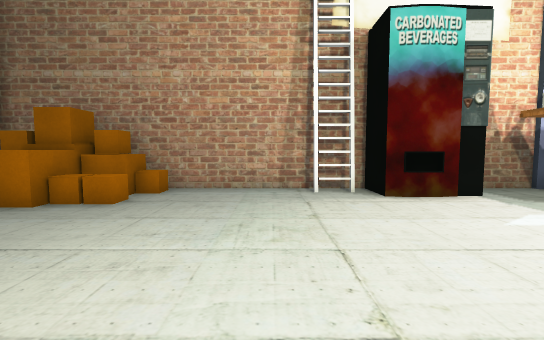
[1] (above)

15 first-person views from a walk through a 3-D level made in the Unity game engine. The camera is 1.2 m above the floor, tilts 4° down and sees 90° across. The floor is counted in squares, 1 m on a side. Each view is taken from the middle of a square. On the plan, view 1 faces up. The plan holds only what a view shows up to about 13 squares ahead; the rest is blank. The place goes on beyond the plan. The player is left out. Some surface patterns are stand-ins.

[2]
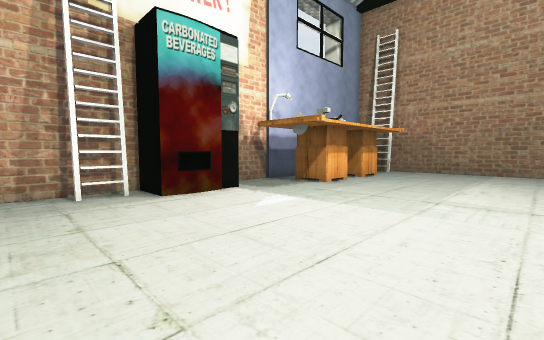

[3]
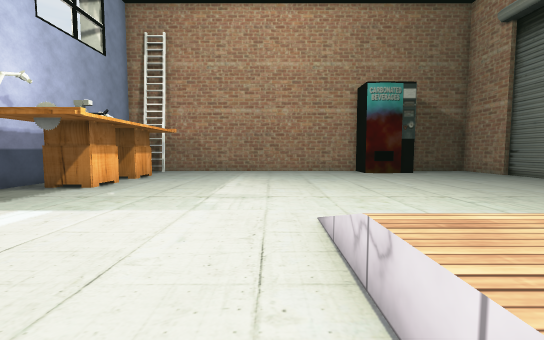

[4]
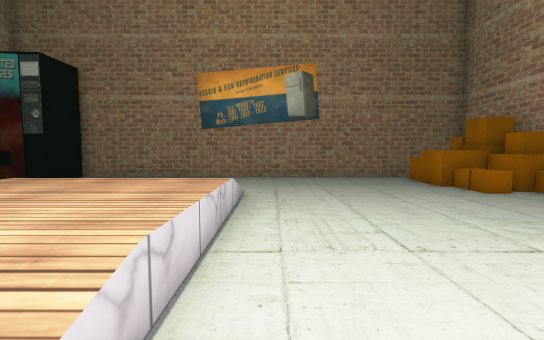

[5]
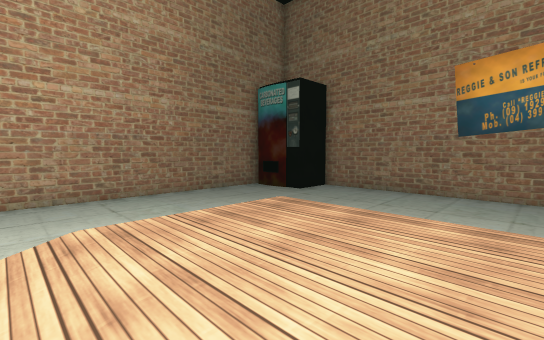

[6]
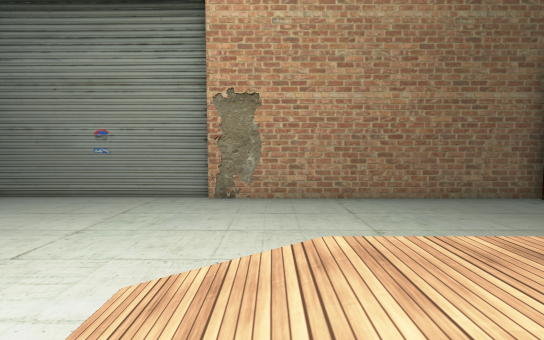

[7]
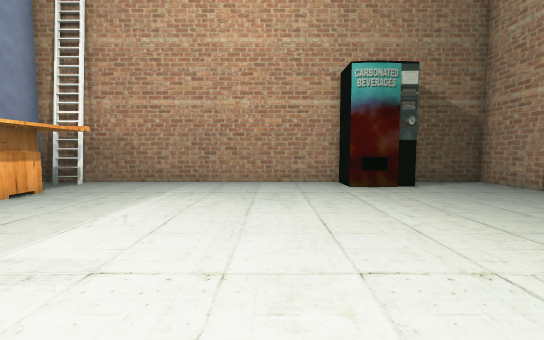

[8]
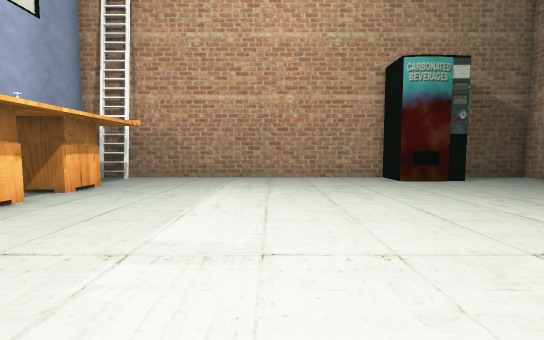

[9]
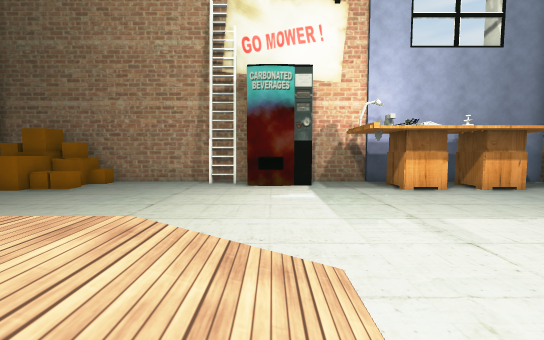

[10]
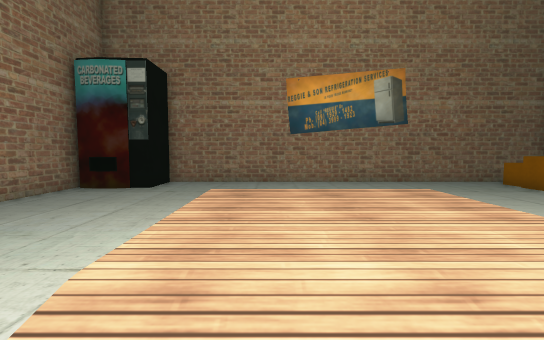

[11]
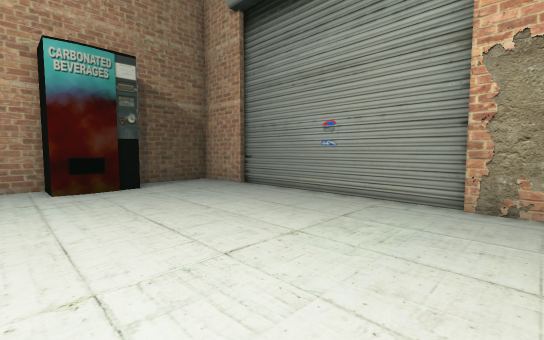

[12]
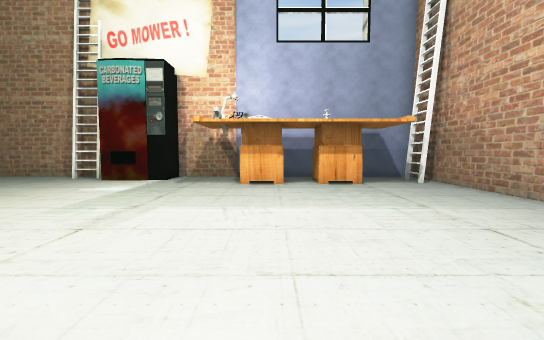

[13]
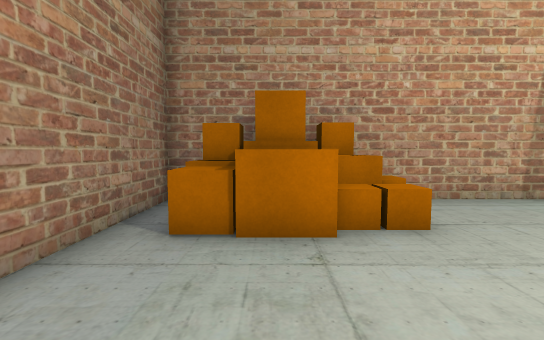

[14]
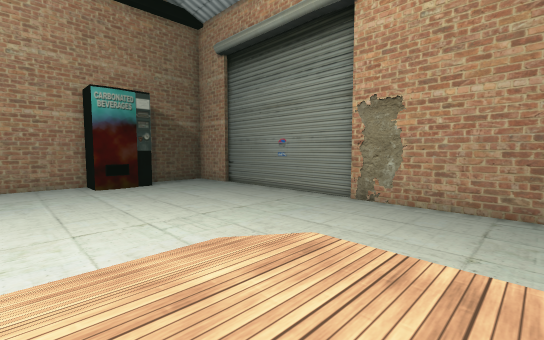

[15]
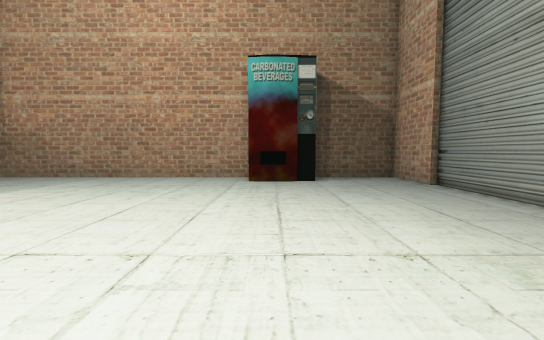

### Floor plan
Key: @ floor where view 1 was taken; # wall or solid block; . main floor; : floor 0.75 m higher than the main floor; / step, stairs or slope; = window, fence, low wall or low ledge; B bench; O other object.
Columns run from 9 left of view 1 to 17 right of it. Each row starts with its distance up from view 1.
  9 ############   ############
  8 #.O OOO...### ##..........#
  7 #.OOOO......###...BB.BB..##
  6 #.OOOO............##.BB..##
  5 #.........................#
  4 #.........................#
  3 #.........................#
  2 #.........................#
  1 #.........................#
  0 #........@................#
 -1 #.....//:::///............#
 -2 #..... /:::://............#
 -3 #..... /:::://............#
 -4 #..... /:::://............#
 -5 #..... =====//..........###
 -6 #.......................#
 -7 #.......................#
 -8 #.......................###
 -9 ###.......................#
-10   ##......................#
-11   ##......................#
-12    ##########==############

Positions as (right, up) in squares from view 1, and headings:
1: (0, 0), facing up
2: (0, 0), facing up-right
3: (0, 0), facing right
4: (4, 0), facing left
5: (3, -1), facing down-left
6: (3, -2), facing down
7: (4, -2), facing right
8: (4, 0), facing right
9: (4, -4), facing up
10: (4, -4), facing left
11: (4, -4), facing down-right
12: (10, -4), facing up
13: (-6, 2), facing up
14: (0, -2), facing down-right
15: (4, -6), facing right
